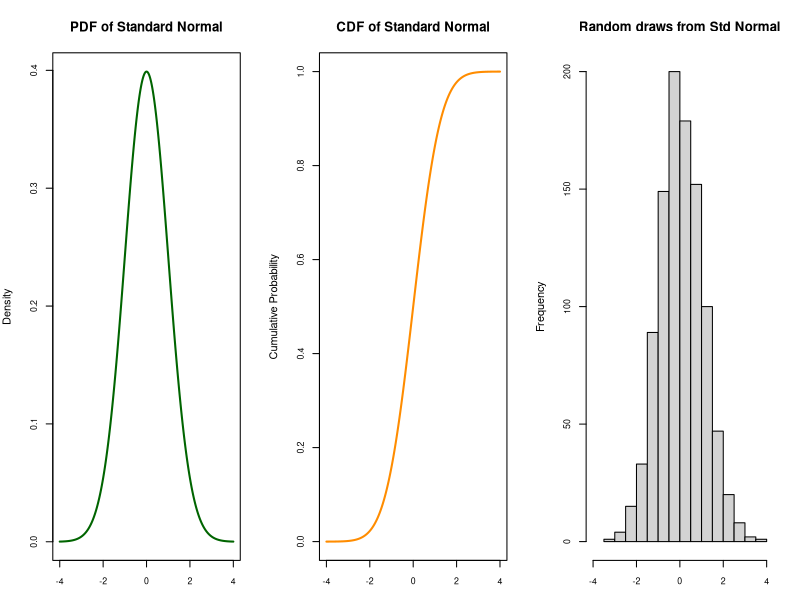
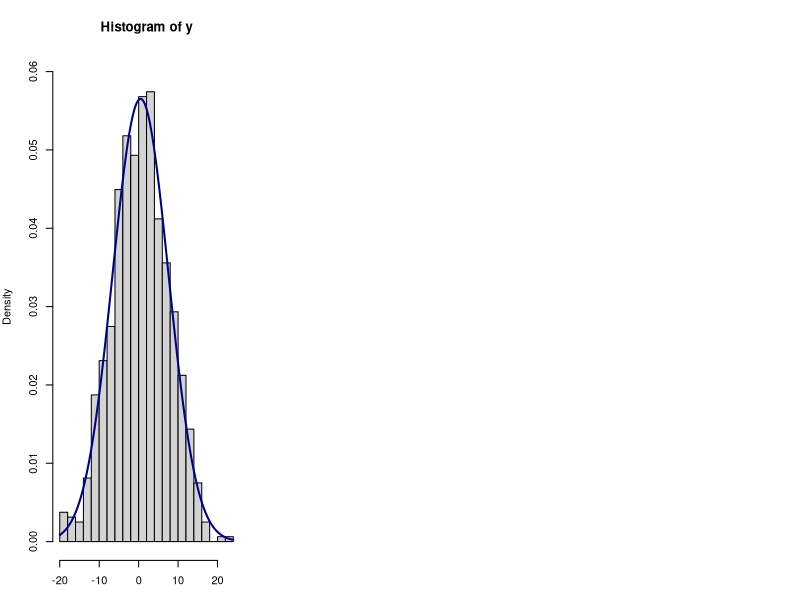

Generate these figures, in order, with R:
set.seed(3000)
xseq<-seq(-4,4,.01)
densities<-dnorm(xseq, 0,1)
cumulative<-pnorm(xseq, 0, 1)
randomdeviates<-rnorm(1000,0,1)

par(mfrow=c(1,3), mar=c(3,4,4,2))

plot(xseq, densities, col="darkgreen",xlab="", ylab="Density", type="l",lwd=2, cex=2, main="PDF of Standard Normal", cex.axis=.8)

plot(xseq, cumulative, col="darkorange", xlab="", ylab="Cumulative Probability",type="l",lwd=2, cex=2, main="CDF of Standard Normal", cex.axis=.8)

hist(randomdeviates, main="Random draws from Std Normal", cex.axis=.8, xlim=c(-4,4))

xseq<-seq(-4,4,.01)
y<-2*xseq + rnorm(length(xseq),0,5.5)
 
  hist(y, prob=TRUE, ylim=c(0,.06), breaks=20)
curve(dnorm(x, mean(y), sd(y)), add=TRUE, col="darkblue", lwd=2)
